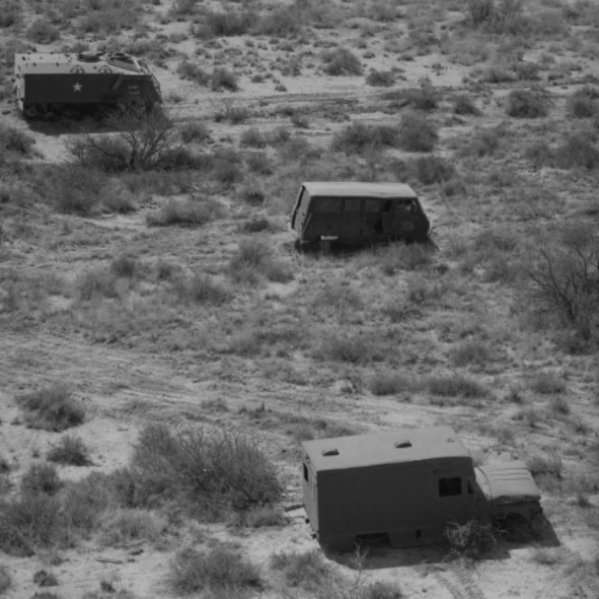
#> input picture OpencvProjects/Recour/graychart.png, 599 x 599 px, found by its file name
$ python grayenhance.py
#> lines starting #> are read from the running program, lines starting #| are printed output that depends on the picture
import cv2
import numpy as np
from matplotlib import pyplot as plt
#对直方图进行均衡化处理
#目的：使图像像素值的灰度均匀分布，就具有高对比度和多变的灰度色调
path = 'D:\Opencvfiles\Recour\graychart.png'
img  = cv2.imread(path,0)
#> img is the input picture: shape (599, 599); min 12, max 184, mean 104.3
color = ('b','g','r')
hist =  cv2.calcHist([img],[0],None,[256],[0,256])
#> hist = 256 values, max 4721 at index 112, min 0 at index 0, mean 1401.6


#直方图1输出后发现中间的灰度值过高
equ = cv2.equalizeHist(img)
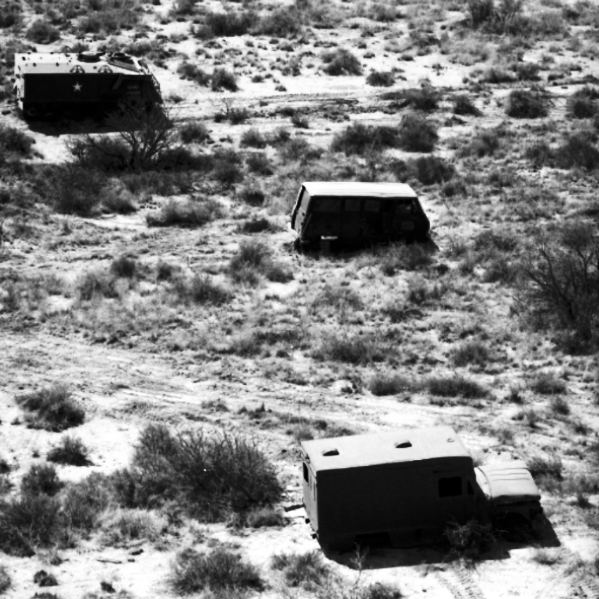
#> equ: shape (599, 599); min 0, max 255, mean 128.6
plt.hist(equ.ravel(),256)
plt.hist(img.ravel(),256)
#经过对比，发现均衡化后的直方图灰度值分布更加广
# plt.show()
res = np.hstack((img,equ))
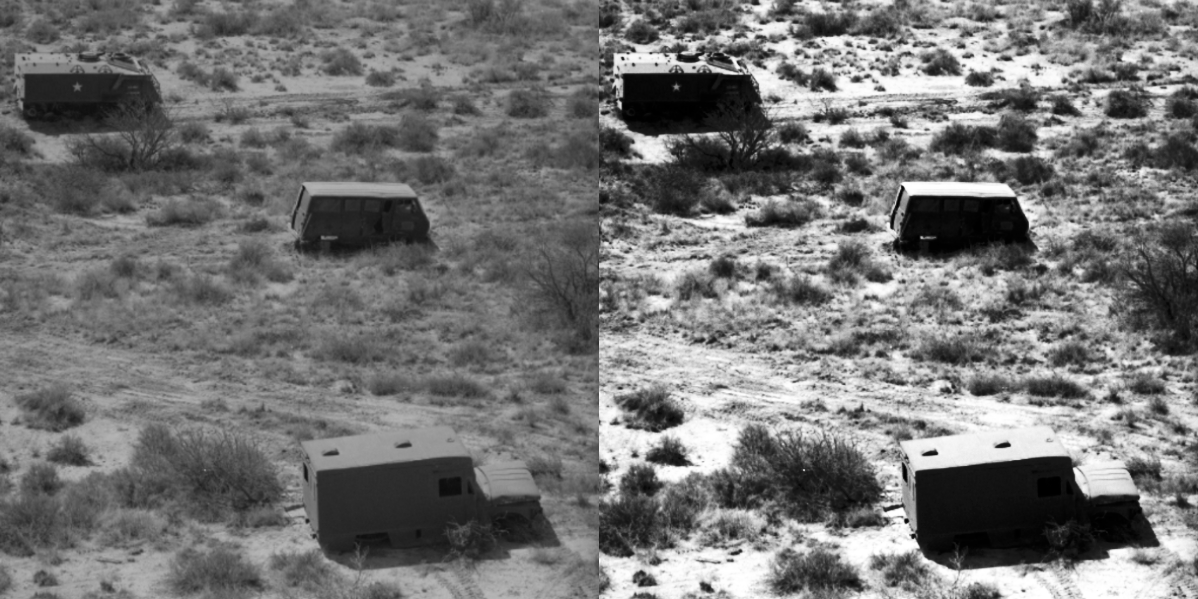
#> res: shape (599, 1198); min 0, max 255, mean 116.5
# cv2.imshow('equ',res)
#但是一般均衡化后，图像可能损失一些细节
#进行自适应均衡化
clahe = cv2.createCLAHE(clipLimit=2.0,tileGridSize=(8,8))
ans = clahe.apply(img)
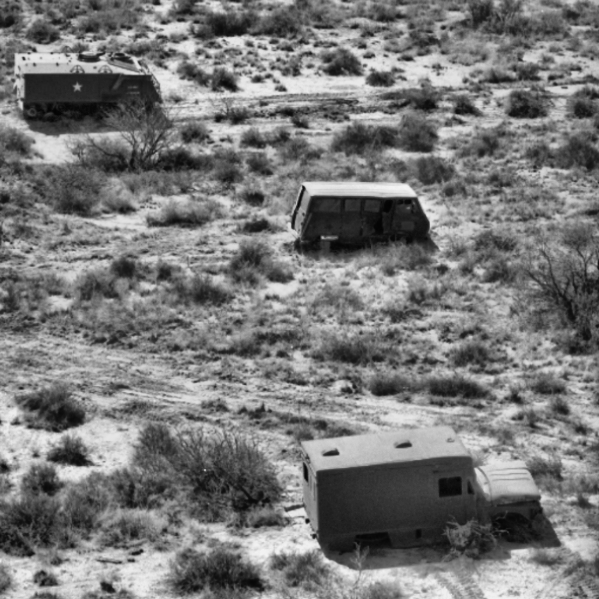
#> ans: shape (599, 599); min 3, max 244, mean 120.3
rel = np.hstack((img,equ,ans))
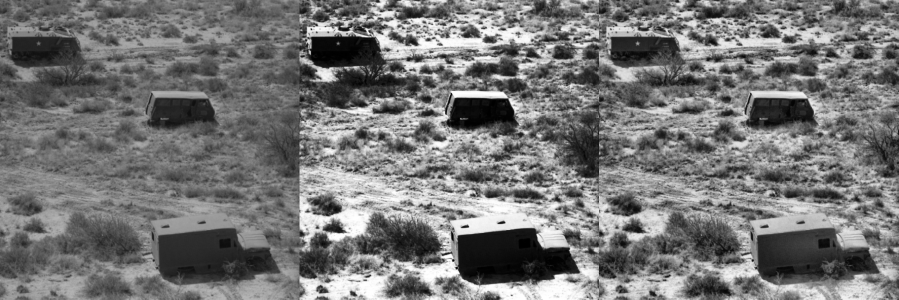
#> rel: shape (599, 1797) (shown at 1/2 size); min 0, max 255, mean 117.8
cv2.imshow('rel',rel)
#对比得知自适应均衡化之后，图像的灰度值均衡化的同时，细节更加明显
cv2.waitKey()
cv2.destroyAllWindows()
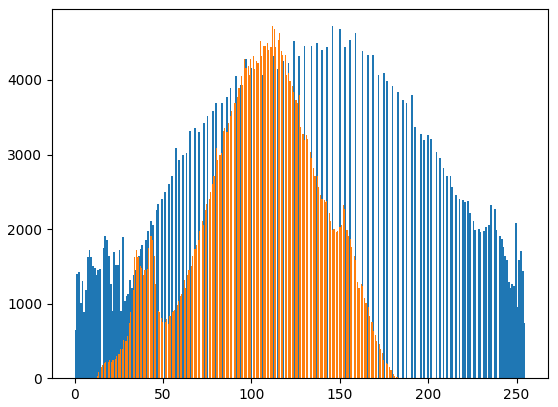
#> figure drawn by matplotlib, 1 panel; tallest bar 4721 high, from x = 145.4 to 146.4; tallest bar 4721 high, from x = 111.4 to 112.1
